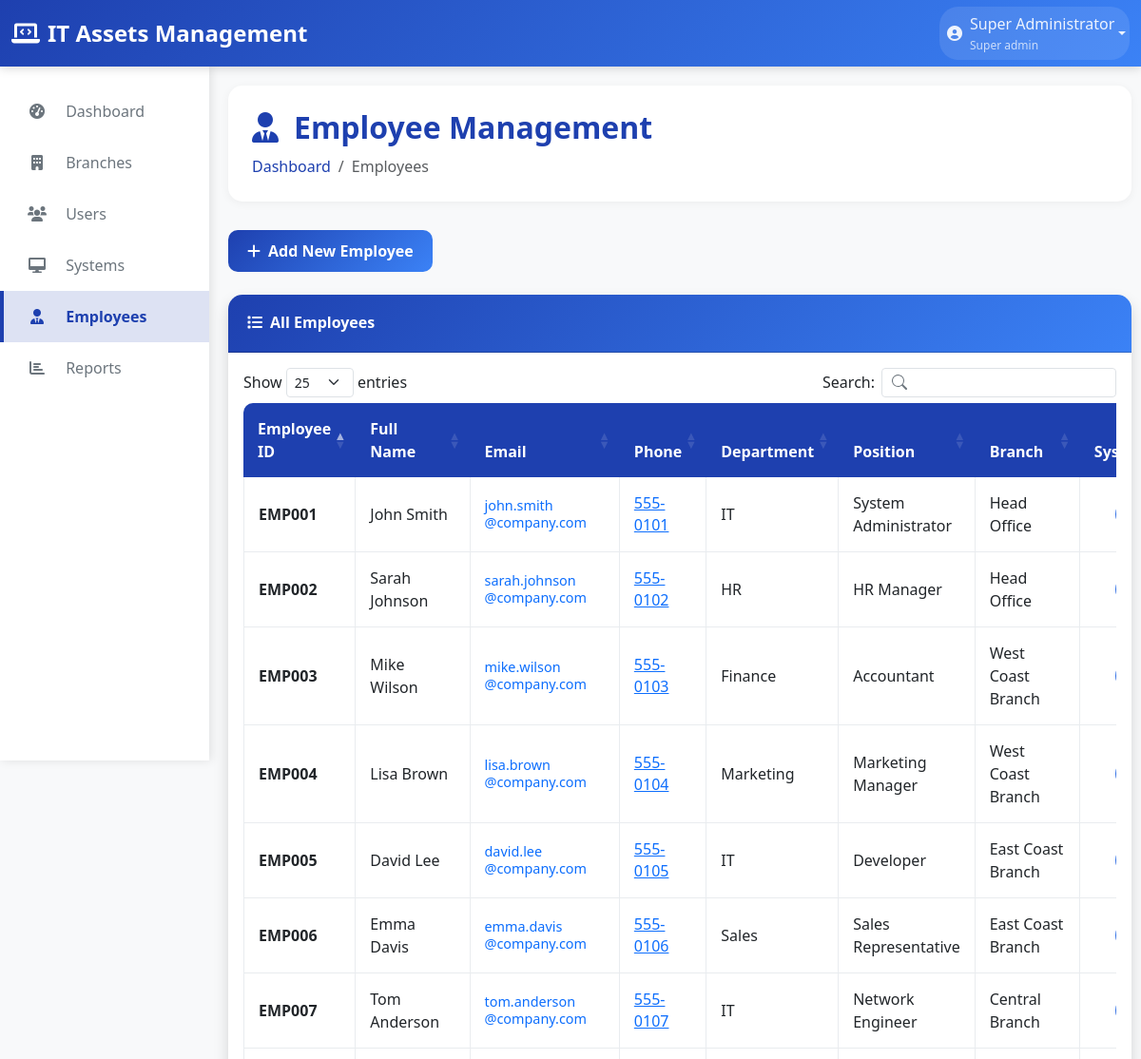
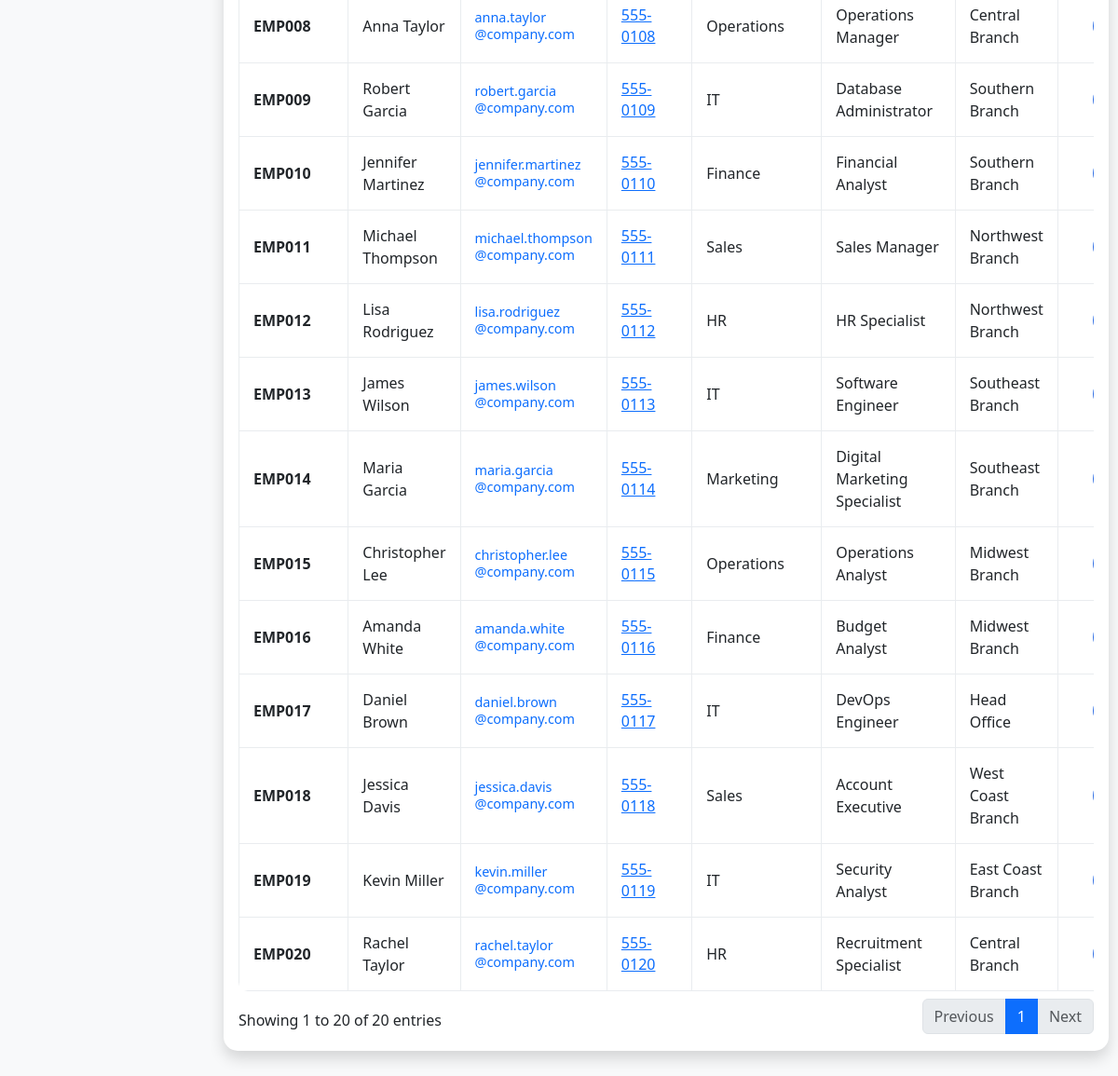
The page /employees.php (signed in) on the database its author committed (2 pictures, top to bottom).
### tables this page shows
CREATE TABLE IF NOT EXISTS employees (
    id INT AUTO_INCREMENT PRIMARY KEY,
    employee_id VARCHAR(20) UNIQUE NOT NULL,
    full_name VARCHAR(100) NOT NULL,
    email VARCHAR(100) NOT NULL,
    phone VARCHAR(20),
    department VARCHAR(50),
    position VARCHAR(50),
    branch_id INT NOT NULL,
    created_at TIMESTAMP DEFAULT CURRENT_TIMESTAMP,
    FOREIGN KEY (branch_id) REFERENCES branches(id) ON DELETE CASCADE
);

CREATE TABLE IF NOT EXISTS branches (
    id INT AUTO_INCREMENT PRIMARY KEY,
    name VARCHAR(100) NOT NULL,
    location VARCHAR(200) NOT NULL,
    created_at TIMESTAMP DEFAULT CURRENT_TIMESTAMP
);

### config/session.php (called while the page is built, shortened)
<?php
function isLoggedIn() {
    return isset($_SESSION['user_id']) && isset($_SESSION['role']);
}
function hasRole($role) {
    return isLoggedIn() && $_SESSION['role'] === $role;
}
function isSuperAdmin() {
    return hasRole('super_admin');
}
?>

### employees.php (the view, shortened to what this page needs)
<?php
require_once 'config/database.php';
require_once 'config/session.php';
$pdo = getConnection();
if (isSuperAdmin()) {
    $stmt = $pdo->query("
        SELECT e.*, b.name as branch_name,
               COUNT(s.id) as assigned_systems
        FROM employees e
        LEFT JOIN branches b ON e.branch_id = b.id
        LEFT JOIN systems s ON e.id = s.assigned_to
        GROUP BY e.id
        ORDER BY e.branch_id, e.full_name
    ");
}
$employees = $stmt->fetchAll();
include 'includes/header.php';
include 'includes/sidebar.php';
?>
<div class="main-content">
    <div class="content-wrapper">
        <div class="page-header">
            <h1 class="page-title">
                <i class="fas fa-user-tie me-3"></i>Employee Management
            </h1>
            <nav aria-label="breadcrumb">
                <ol class="breadcrumb">
                    <li class="breadcrumb-item"><a href="<?php echo isSuperAdmin() ? 'dashboard.php' : 'branch_dashboard.php'; ?>">Dashboard</a></li>
                    <li class="breadcrumb-item active">Employees</li>
                </ol>
            </nav>
        </div>
        <div class="row mb-4">
            <div class="col-12">
                <button type="button" class="btn btn-primary" data-bs-toggle="modal" data-bs-target="#addEmployeeModal">
                    <i class="fas fa-plus me-2"></i>Add New Employee
                </button>
            </div>
        </div>
        <div class="card shadow">
            <div class="card-header">
                <h6 class="m-0 font-weight-bold text-white">
                    <i class="fas fa-list me-2"></i>All Employees
                </h6>
            </div>
            <div class="card-body">
                <div class="table-responsive">
                    <table class="table table-bordered data-table" width="100%" cellspacing="0" style="min-height: 60px;">
                        <thead>
                            <tr>
                                <th style="width: 120px;">Employee ID</th>
                                <th style="width: 150px;">Full Name</th>
                                <th style="width: 180px;">Email</th>
                                <th style="width: 150px;">Phone</th>
                                <th style="width: 120px;">Department</th>
                                <th style="width: 220px;">Position</th>
                                <?php if (isSuperAdmin()): ?>
                                    <th style="width: 120px;">Branch</th>
                                <?php endif; ?>
                                <th style="width: 100px;">Systems</th>
                            </tr>
                        </thead>
                        <tbody>
                            <?php foreach ($employees as $employee): ?>
                                <tr>
                                    <td><strong><?php echo htmlspecialchars($employee['employee_id']); ?></strong></td>
                                    <td><?php echo htmlspecialchars($employee['full_name']); ?></td>
                                    <td style="vertical-align: middle; line-height: 1.2; font-size: 0.9em;">
                                        <a href="mailto:<?php echo htmlspecialchars($employee['email']); ?>" style="text-decoration: none; color: #0d6efd;">
                                            <?php
                                            $email = htmlspecialchars($employee['email']);
                                            $emailParts = explode('@', $email);
                                            echo $emailParts[0] . '<br>@' . $emailParts[1];
                                            ?>
                                        </a>
                                    </td>
                                    <td style="vertical-align: middle; line-height: 1.4;">
                                        <?php if ($employee['phone']): ?>
                                            <a href="tel:<?php echo htmlspecialchars($employee['phone']); ?>">
                                                <?php echo htmlspecialchars($employee['phone']); ?>
                                            </a>
                                        <?php else: ?>
                                            <span class="text-muted">-</span>
                                        <?php endif; ?>
                                    </td>
                                    <td>
                                        <span title="<?php echo htmlspecialchars($employee['department'] ?: '-'); ?>">
                                            <?php echo strlen($employee['department']) > 12 ? substr(htmlspecialchars($employee['department'] ?: '-'), 0, 12) . '...' : htmlspecialchars($employee['department'] ?: '-'); ?>
                                        </span>
                                    </td>
                                    <td>
                                        <?php echo htmlspecialchars($employee['position'] ?: '-'); ?>
                                    </td>
                                    <?php if (isSuperAdmin()): ?>
                                        <td><?php echo htmlspecialchars($employee['branch_name']); ?></td>
                                    <?php endif; ?>
                                    <td class="text-center">
                                    </td>
                                </tr>
                            <?php endforeach; ?>
                        </tbody>
                    </table>
                </div>
            </div>
        </div>
    </div>
</div>
<?php include 'includes/footer.php'; ?>

### includes/header.php (style rules this page uses)
:root { --primary-color: #1e40af; --secondary-color: #3b82f6; --accent-color: #1d4ed8; --dark-blue: #1e3a8a; --light-blue: #dbeafe; --sidebar-width: 220px; --header-height: 70px; }
body { font-family: 'Segoe UI', Tahoma, Geneva, Verdana, sans-serif; background-color: #f8f9fa; transition: background-color 0.3s ease, color 0.3s ease; }
.main-content { margin-left: var(--sidebar-width); padding-top: var(--header-height); min-height: calc(100vh - var(--header-height)); }
.content-wrapper { padding: 20px 10px 20px 20px; max-width: 100%; margin: 0; }
.card { margin-bottom: 20px; }
.table-responsive { margin: 0; }
.table { margin-bottom: 0; }
.page-header { background: white; border-radius: 15px; padding: 25px; margin-bottom: 30px; box-shadow: 0 2px 10px rgba(0,0,0,0.05); }
.page-title { font-size: 2rem; font-weight: 700; color: var(--primary-color); margin: 0; }
.breadcrumb { background: none; padding: 0; margin: 10px 0 0 0; }
.breadcrumb-item a { color: var(--primary-color); text-decoration: none; }
.card { border: none; border-radius: 15px; box-shadow: 0 2px 10px rgba(0,0,0,0.05); transition: all 0.3s ease; }
.card-header { background: linear-gradient(135deg, var(--primary-color) 0%, var(--secondary-color) 100%); color: white; border-radius: 15px 15px 0 0 !important; padding: 20px; font-weight: 600; }
.card-header h6 { color: white !important; font-weight: 700 !important; margin: 0; }
.card-header .m-0 { color: white !important; font-weight: 700 !important; }
.btn-primary { background: linear-gradient(135deg, var(--primary-color) 0%, var(--secondary-color) 100%); border: none; border-radius: 10px; padding: 10px 20px; font-weight: 600; transition: all 0.3s ease; }
.table { border-radius: 10px; overflow: hidden; }
.table thead th { background: var(--primary-color); color: white; border: none; font-weight: 600; padding: 15px; }
.table tbody td { padding: 15px; vertical-align: middle; border-color: #e9ecef; }

### rows shown on the page
employees: employee "EMP017", full_name "Daniel Brown", email "daniel.brown", email "company.com", phone "555-0117", department "IT", position "DevOps Engineer", branch.name "Head Office"
employees: employee "EMP001", full_name "John Smith", email "john.smith", email "company.com", phone "555-0101", department "IT", position "System Administrator", branch.name "Head Office"
employees: employee "EMP002", full_name "Sarah Johnson", email "sarah.johnson", email "company.com", phone "555-0102", department "HR", position "HR Manager", branch.name "Head Office"
employees: employee "EMP018", full_name "Jessica Davis", email "jessica.davis", email "company.com", phone "555-0118", department "Sales", position "Account Executive", branch.name "West Coast Branch"
employees: employee "EMP004", full_name "Lisa Brown", email "lisa.brown", email "company.com", phone "555-0104", department "Marketing", position "Marketing Manager", branch.name "West Coast Branch"
employees: employee "EMP003", full_name "Mike Wilson", email "mike.wilson", email "company.com", phone "555-0103", department "Finance", position "Accountant", branch.name "West Coast Branch"
employees: employee "EMP005", full_name "David Lee", email "david.lee", email "company.com", phone "555-0105", department "IT", position "Developer", branch.name "East Coast Branch"
employees: employee "EMP006", full_name "Emma Davis", email "emma.davis", email "company.com", phone "555-0106", department "Sales", position "Sales Representative", branch.name "East Coast Branch"
employees: employee "EMP019", full_name "Kevin Miller", email "kevin.miller", email "company.com", phone "555-0119", department "IT", position "Security Analyst", branch.name "East Coast Branch"
employees: employee "EMP008", full_name "Anna Taylor", email "anna.taylor", email "company.com", phone "555-0108", department "Operations", position "Operations Manager", branch.name "Central Branch"
employees: employee "EMP020", full_name "Rachel Taylor", email "rachel.taylor", email "company.com", phone "555-0120", department "HR", position "Recruitment Specialist", branch.name "Central Branch"
employees: employee "EMP007", full_name "Tom Anderson", email "tom.anderson", email "company.com", phone "555-0107", department "IT", position "Network Engineer", branch.name "Central Branch"
employees: employee "EMP010", full_name "Jennifer Martinez", email "jennifer.martinez", email "company.com", phone "555-0110", department "Finance", position "Financial Analyst", branch.name "Southern Branch"
employees: employee "EMP009", full_name "Robert Garcia", email "robert.garcia", email "company.com", phone "555-0109", department "IT", position "Database Administrator", branch.name "Southern Branch"
employees: employee "EMP012", full_name "Lisa Rodriguez", email "lisa.rodriguez", email "company.com", phone "555-0112", department "HR", position "HR Specialist", branch.name "Northwest Branch"
employees: employee "EMP011", full_name "Michael Thompson", email "michael.thompson", email "company.com", phone "555-0111", department "Sales", position "Sales Manager", branch.name "Northwest Branch"
employees: employee "EMP013", full_name "James Wilson", email "james.wilson", email "company.com", phone "555-0113", department "IT", position "Software Engineer", branch.name "Southeast Branch"
employees: employee "EMP014", full_name "Maria Garcia", email "maria.garcia", email "company.com", phone "555-0114", department "Marketing", position "Digital Marketing Specialist", branch.name "Southeast Branch"
employees: employee "EMP016", full_name "Amanda White", email "amanda.white", email "company.com", phone "555-0116", department "Finance", position "Budget Analyst", branch.name "Midwest Branch"
employees: employee "EMP015", full_name "Christopher Lee", email "christopher.lee", email "company.com", phone "555-0115", department "Operations", position "Operations Analyst", branch.name "Midwest Branch"

### other values the page prints
$_SESSION['full_name'] "Super Administrator"
str_replace('_', ' ', $_SESSION['role']) "Super admin"
